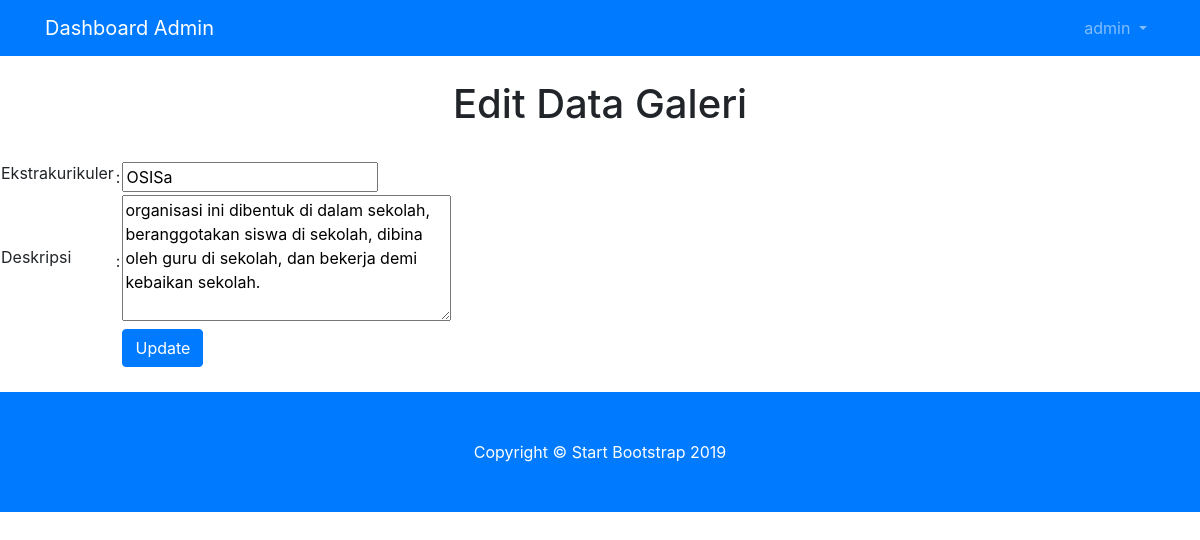
Screenshot of /dashboard/ekstra/ekstra_edit.php?idEkstra=1 (signed in) with the database file from the repository.
### tables this page shows
CREATE TABLE IF NOT EXISTS `ekstra` (
`idEkstra` int(11) NOT NULL,
  `nama` varchar(100) DEFAULT NULL,
  `deskripsi` varchar(255) DEFAULT NULL
);

### dashboard/ekstra/ekstra_edit.php (the view, shortened to what this page needs)
<?php
include '../layout/header.php';
if (empty($_SESSION['username']) AND empty($_SESSION['passuser'])) {
	echo "<center>Untuk mengakses halaman ini, Anda harus login <br>";
	echo "<a href=index.php><b>LOGIN</b></a></center>";
}
else{
	?>
	<br>
	<form action="ekstra_aksi_edit.php" method="post" enctype="multipart/form-data">
			<?php
			$id=$_GET['idEkstra'];
			$query=mysql_query("SELECT * from ekstra where idEkstra=$id");
			?>
			<h1 align="center">Edit Data Galeri</h1>
			<br>
			<table border="0">
				<?php
				while($row=mysql_fetch_array($query)){
					?>
					<tr>
						<td><label for="nama">Ekstrakurikuler</label></td>
						<td> : </td>
						<td><input type="text" name="nama" id="nama" class="input1" placeholder="nama ekstrakurikuler" value="<?php echo $row['nama'];?>"/></td>
					</tr>
					<tr>
						<td><label for="deskripsi">Deskripsi</label></td>
						<td> : </td>
						<td><textarea name="deskripsi" id="deskripsi" class="input2" rows="5" cols="30" placeholder="deskripsi" required><?php echo $row['deskripsi'];?></textarea></td>
					</tr>
				    <tr>
					    <td></td>
					    <td></td>
					    <td><input type="submit" class="btn btn-primary" value="Update" /></td>
				    </tr>
<?php } ?>
			</table>
		</form>
		<br>
<?php }
include '../layout/footer.php';
?>

### dashboard/ekstra/css/heroic-features.css (style rules this page uses)
body { padding-top: 56px; }

### rows the page displays
ekstra: nama "OSISa", deskripsi "organisasi ini dibentuk di dalam sekolah, beranggotakan siswa di sekolah, dibina oleh guru di sekolah, dan bekerja demi kebaikan sekolah."

### other values shown
$_SESSION['username'] "admin"
